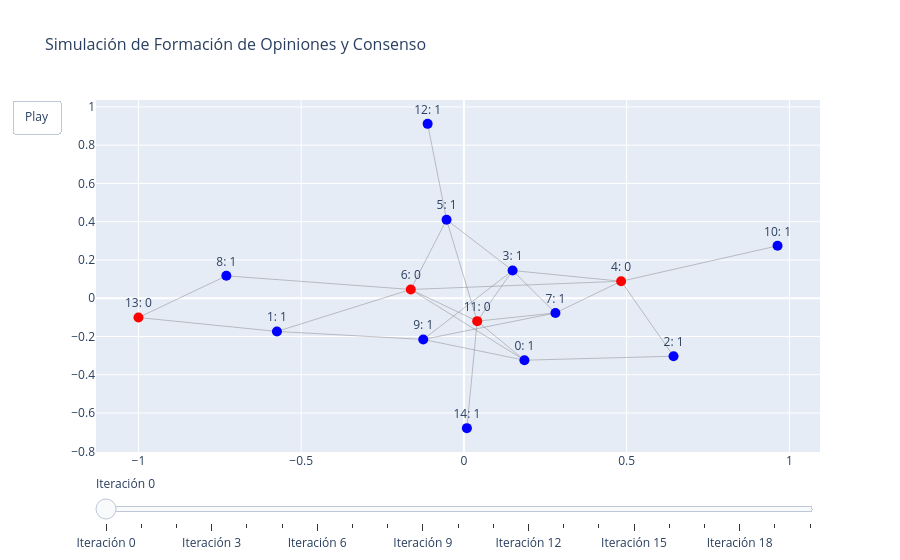

Notebook code for this chart:
### Code cell
opinion_consensus_simulation(n_nodes=15, edge_density=0.2, dynamic_positions=False)

### Figure 1 — Plotly figure (JSON) as saved in the notebook; plotly's stock layout.template omitted (floating-point values rounded to 4 significant figures)
{"data": [{"hoverinfo": "none", "line": {"color": "#888", "width": 0.5}, "mode": "lines", "type": "scatter", "x": [0.1859, 0.6441, null, 0.1859, -0.1633, null, 0.1859, -0.125, null, 0.1859, 0.04083, null, -0.5745, -0.1633, null, -0.5745, -0.125, null, -0.5745, -1.0, null, 0.6441, 0.483, null, 0.1496, 0.483, null, 0.1496, -0.05332, null, 0.1496, 0.2812, null, 0.1496, -0.125, null, 0.1496, 0.04083, null, 0.483, -0.1633, null, 0.483, 0.2812, null, 0.483, 0.9637, null, -0.05332, -0.1633, null, -0.05332, 0.04083, null, -0.05332, -0.1115, null, -0.1633, -0.7299, null, -0.1633, 0.04083, null, 0.2812, -0.125, null, 0.2812, 0.04083, null, -0.7299, -1.0, null, 0.04083, 0.009107, null], "y": [-0.3239, -0.3029, null, -0.3239, 0.04581, null, -0.3239, -0.2153, null, -0.3239, -0.1198, null, -0.1736, 0.04581, null, -0.1736, -0.2153, null, -0.1736, -0.1009, null, -0.3029, 0.08879, null, 0.1448, 0.08879, null, 0.1448, 0.4104, null, 0.1448, -0.07706, null, 0.1448, -0.2153, null, 0.1448, -0.1198, null, 0.08879, 0.04581, null, 0.08879, -0.07706, null, 0.08879, 0.2739, null, 0.4104, 0.04581, null, 0.4104, -0.1198, null, 0.4104, 0.9115, null, 0.04581, 0.1171, null, 0.04581, -0.1198, null, -0.07706, -0.2153, null, -0.07706, -0.1198, null, 0.1171, -0.1009, null, -0.1198, -0.679, null]}, {"hoverinfo": "text", "marker": {"color": ["blue", "blue", "blue", "blue", "red", "blue", "red", "blue", "blue", "blue", "blue", "red", "blue", "red", "blue"], "size": 10}, "mode": "markers+text", "text": ["0: 1", "1: 1", "2: 1", "3: 1", "4: 0", "5: 1", "6: 0", "7: 1", "8: 1", "9: 1", "10: 1", "11: 0", "12: 1", "13: 0", "14: 1"], "textposition": "top center", "type": "scatter", "x": [0.1859, -0.5745, 0.6441, 0.1496, 0.483, -0.05332, -0.1633, 0.2812, -0.7299, -0.125, 0.9637, 0.04083, -0.1115, -1.0, 0.009107], "y": [-0.3239, -0.1736, -0.3029, 0.1448, 0.08879, 0.4104, 0.04581, -0.07706, 0.1171, -0.2153, 0.2739, -0.1198, 0.9115, -0.1009, -0.679]}], "layout": {"showlegend": false, "sliders": [{"steps": [{"args": [["0"], {"frame": {"duration": 500, "redraw": true}, "mode": "immediate"}], "label": "Iteración 0", "method": "animate"}, {"args": [["1"], {"frame": {"duration": 500, "redraw": true}, "mode": "immediate"}], "label": "Iteración 1", "method": "animate"}, {"args": [["2"], {"frame": {"duration": 500, "redraw": true}, "mode": "immediate"}], "label": "Iteración 2", "method": "animate"}, {"args": [["3"], {"frame": {"duration": 500, "redraw": true}, "mode": "immediate"}], "label": "Iteración 3", "method": "animate"}, {"args": [["4"], {"frame": {"duration": 500, "redraw": true}, "mode": "immediate"}], "label": "Iteración 4", "method": "animate"}, {"args": [["5"], {"frame": {"duration": 500, "redraw": true}, "mode": "immediate"}], "label": "Iteración 5", "method": "animate"}, {"args": [["6"], {"frame": {"duration": 500, "redraw": true}, "mode": "immediate"}], "label": "Iteración 6", "method": "animate"}, {"args": [["7"], {"frame": {"duration": 500, "redraw": true}, "mode": "immediate"}], "label": "Iteración 7", "method": "animate"}, {"args": [["8"], {"frame": {"duration": 500, "redraw": true}, "mode": "immediate"}], "label": "Iteración 8", "method": "animate"}, {"args": [["9"], {"frame": {"duration": 500, "redraw": true}, "mode": "immediate"}], "label": "Iteración 9", "method": "animate"}, {"args": [["10"], {"frame": {"duration": 500, "redraw": true}, "mode": "immediate"}], "label": "Iteración 10", "method": "animate"}, {"args": [["11"], {"frame": {"duration": 500, "redraw": true}, "mode": "immediate"}], "label": "Iteración 11", "method": "animate"}, {"args": [["12"], {"frame": {"duration": 500, "redraw": true}, "mode": "immediate"}], "label": "Iteración 12", "method": "animate"}, {"args": [["13"], {"frame": {"duration": 500, "redraw": true}, "mode": "immediate"}], "label": "Iteración 13", "method": "animate"}, {"args": [["14"], {"frame": {"duration": 500, "redraw": true}, "mode": "immediate"}], "label": "Iteración 14", "method": "animate"}, {"args": [["15"], {"frame": {"duration": 500, "redraw": true}, "mode": "immediate"}], "label": "Iteración 15", "method": "animate"}, {"args": [["16"], {"frame": {"duration": 500, "redraw": true}, "mode": "immediate"}], "label": "Iteración 16", "method": "animate"}, {"args": [["17"], {"frame": {"duration": 500, "redraw": true}, "mode": "immediate"}], "label": "Iteración 17", "method": "animate"}, {"args": [["18"], {"frame": {"duration": 500, "redraw": true}, "mode": "immediate"}], "label": "Iteración 18", "method": "animate"}, {"args": [["19"], {"frame": {"duration": 500, "redraw": true}, "mode": "immediate"}], "label": "Iteración 19", "method": "animate"}, {"args": [["20"], {"frame": {"duration": 500, "redraw": true}, "mode": "immediate"}], "label": "Iteración 20", "method": "animate"}]}], "title": {"font": {"size": 16}, "text": "Simulación de Formación de Opiniones y Consenso"}, "updatemenus": [{"buttons": [{"args": [null], "label": "Play", "method": "animate"}], "showactive": false, "type": "buttons"}]}}
